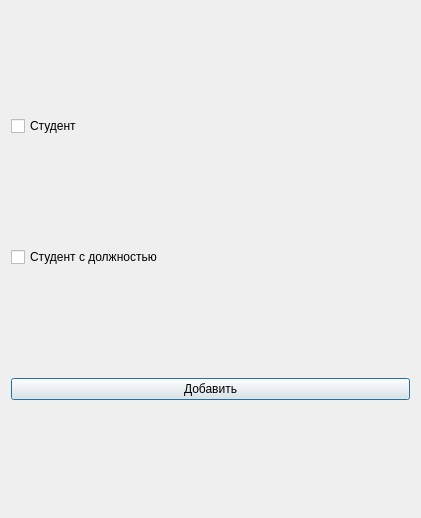
<?xml version="1.0" encoding="UTF-8"?>
<ui version="4.0">
 <class>DialogAdd</class>
 <widget class="QDialog" name="DialogAdd">
  <property name="geometry">
   <rect>
    <x>0</x>
    <y>0</y>
    <width>421</width>
    <height>518</height>
   </rect>
  </property>
  <property name="windowTitle">
   <string>Dialog</string>
  </property>
  <layout class="QGridLayout" name="gridLayout">
   <item row="2" column="2">
    <widget class="QPushButton" name="pushButton">
     <property name="text">
      <string>Добавить</string>
     </property>
    </widget>
   </item>
   <item row="1" column="2">
    <widget class="QCheckBox" name="checkBox_2">
     <property name="text">
      <string>Студент с должностью</string>
     </property>
    </widget>
   </item>
   <item row="0" column="2">
    <widget class="QCheckBox" name="checkBox">
     <property name="text">
      <string>Студент</string>
     </property>
    </widget>
   </item>
  </layout>
 </widget>
 <resources/>
 <connections/>
</ui>
